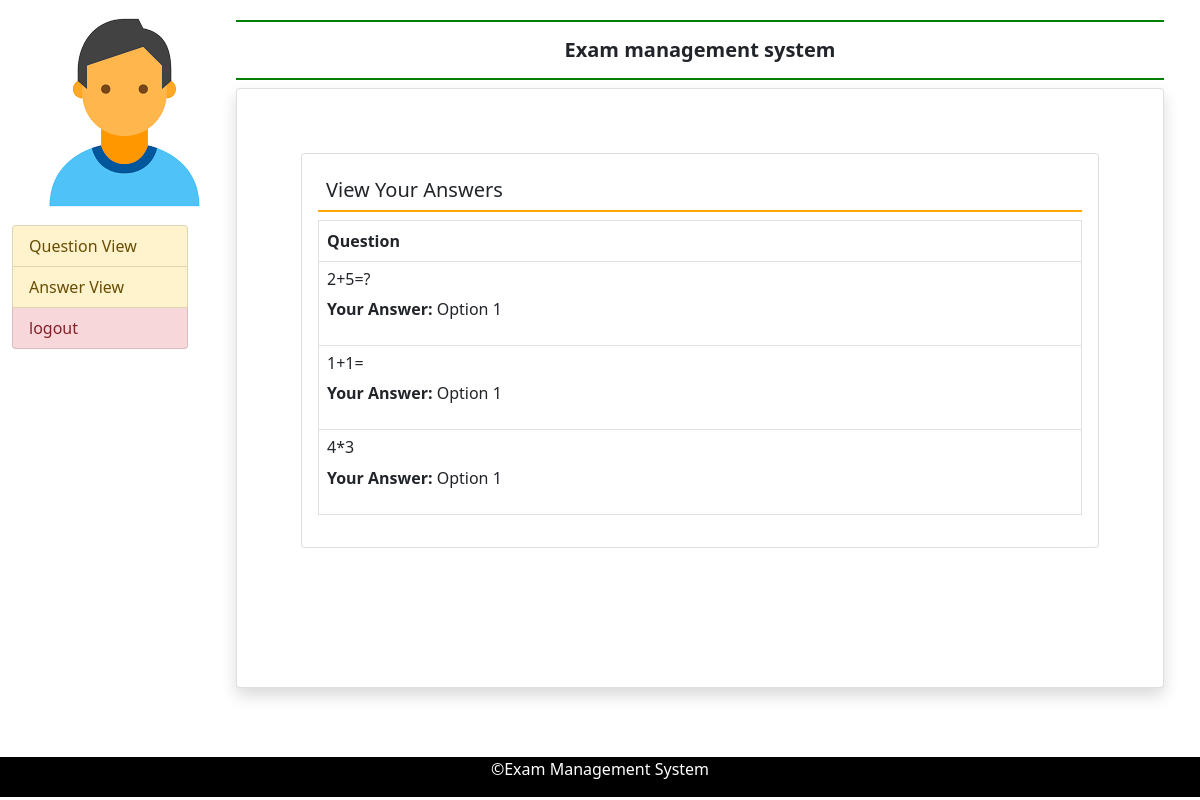
Screenshot of /show_answers (signed in) with the database file from the repository.
### examapp/models.py (models this page shows)
class Answer(models.Model):
    user = models.ForeignKey(User, on_delete=models.CASCADE)
    question = models.ForeignKey(Exam, on_delete=models.CASCADE)
    answer_id = models.PositiveIntegerField()

class Exam(models.Model):
    user = models.ForeignKey(User, on_delete=models.CASCADE)
    question = models.TextField()
    ans1 = models.CharField(max_length=255)
    ans2 = models.CharField(max_length=255)
    ans3 = models.CharField(max_length=255)
    ans4 = models.CharField(max_length=255)

### examapp/views.py (the view)
# urls.py: path('show_answers',views.show_answers,name='show_answers'),
def show_answers(request):
    student_answers = Answer.objects.filter(user=request.user)
    context = {
        'student_answers': student_answers
    }
    return render(request, 'show_answer.html', context)

### template/show_answer.html
{% extends "student_base.html" %}
{% block main %}
 <div class="card  m-5">
    <div class="card-body">
        <h5 class="p-2 " style='border-bottom:2px solid orange'>View Your Answers</h5>
<table class="table table-bordered">
    <thead>
      <tr>
        <th>Question</th>
      </tr>
    </thead>
    <tbody>
    {% for answer in student_answers %}
            <tr>
              <td>  <h6>{{ answer.question.question }}</h6>
            <p><strong>Your Answer:</strong> Option {{ answer.answer_id }}</p></td>
            </tr>
          {% endfor %}
    </tbody>
  </table>
    </div>
 </div>
{% endblock %}

### rows the page displays
Answer: question.question "2+5=?", answer_id "1"
Answer: question.question "1+1=", answer_id "1"
Answer: question.question "4*3", answer_id "1"
